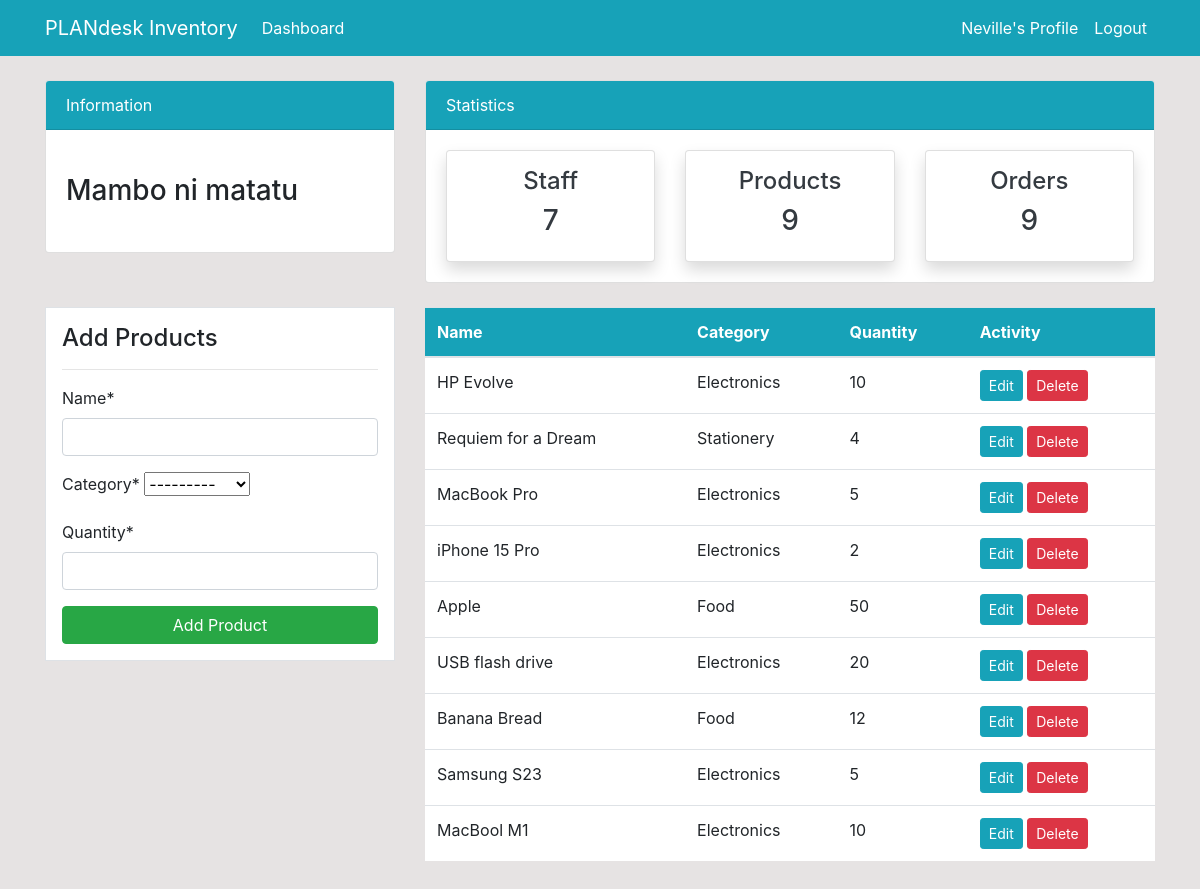
Page /product/ (signed in) on the earlier database version.
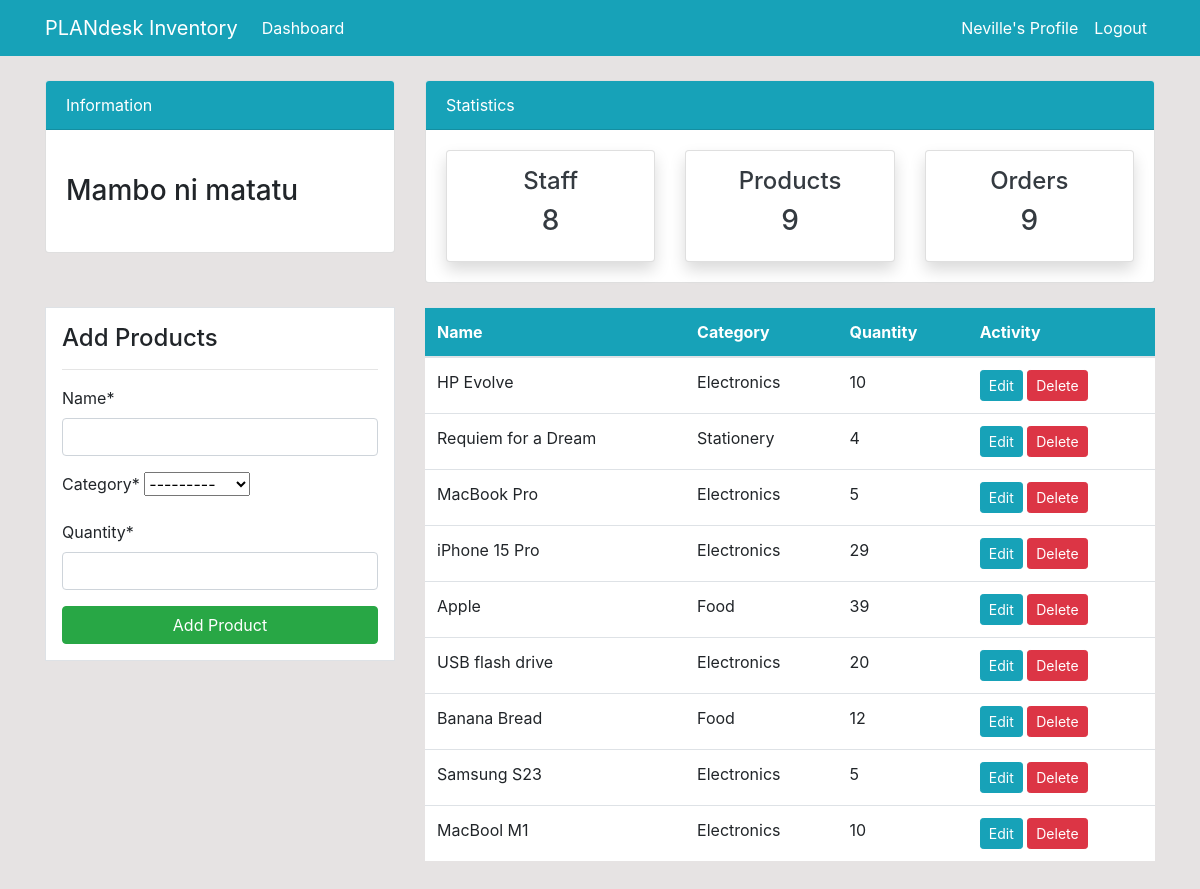
Same page on the later database version.
### dashboard/models.py (models this page shows, shortened)
class Product(models.Model):
    name = models.CharField(max_length=100, null=True)
    category = models.CharField(max_length=20, choices=CATEGORY, null=True)
    quantity = models.PositiveIntegerField(null=True)

### dashboard/views.py (the view)
# urls.py: path('product/', views.product, name='dashboard-product'),
@login_required
def product(request):
    items = Product.objects.all()
    workers_count = User.objects.all().count()
    items_count = items.count()
    orders_count = Order.objects.all().count()
    if request.method == 'POST':
        form = ProductForm(request.POST)
        if form.is_valid:
            form.save()
            product_name = form.cleaned_data.get('name')
            messages.success(request, f'Successfully added {product_name}')
            return redirect('dashboard-product')
    else:
        form = ProductForm()
    context = {
        'items': items,
        'form': form,
        'workers_count': workers_count,
        'items_count': items_count,
        'orders_count': orders_count,
    }
    return render(request, 'dashboard/product.html', context)

### dashboard/forms.py
class ProductForm(forms.ModelForm):
    class Meta:
        model = Product
        fields = ['name', 'category', 'quantity']

### templates/dashboard/product.html (shortened to what this page needs)
{% extends 'partials/base.html' %} {% block title %}Products Page{% endblock %}
{% load crispy_forms_tags %}
{% block content%} {% include 'partials/hero.html' %}
<div class="container">
  <div class="row my-4">
    <div class="col-md-4">
      <div class="border bg-white p-3">
        <h4>Add Products</h4>
        <hr />
        <form method="POST">
          {{ form|crispy }}
          <input
            class="btn btn-success btn-block"
            type="submit"
            value="Add Product"
          />
        </form>
      </div>
    </div>
    <div class="col-md-8">
      <table class="table bg-white">
        <thead class="bg-info">
          <tr class="text-white">
            <th scope="col">Name</th>
            <th scope="col">Category</th>
            <th scope="col">Quantity</th>
            <th scope="col">Activity</th>
          </tr>
        </thead>
        <tbody>
          {% for item in items %}
          <tr>
            <td>{{item.name}}</td>
            <td>{{item.category}}</td>
            <td>{{item.quantity}}</td>
            <td>
              <a
                class="btn btn-info btn-sm"
                href="{% url 'dashboard-product-update' item.id %}"
                >Edit</a
              >
              <a
                class="btn btn-danger btn-sm"
                href="{% url 'dashboard-product-delete' item.id %}"
                >Delete</a
              >
            </td>
          </tr>
          {% endfor %}
        </tbody>
      </table>
    </div>
  </div>
</div>
{% endblock %}

Differences in the rows shown:
changed Product "iPhone 15 Pro": quantity "2" → "29"
changed Product "Apple": quantity "50" → "39"
Other differences:
{{ workers_count }}: "7" → "8"
